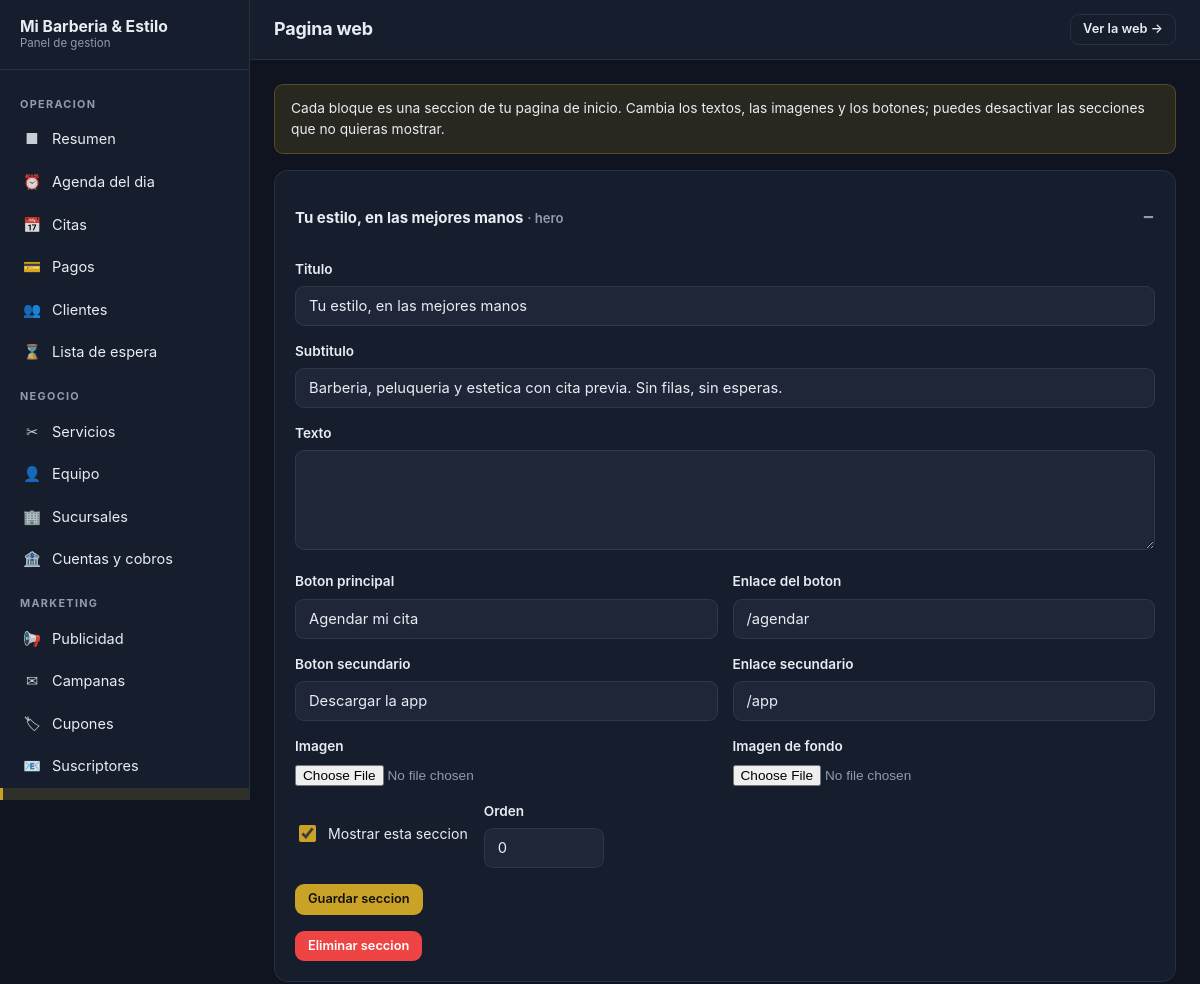
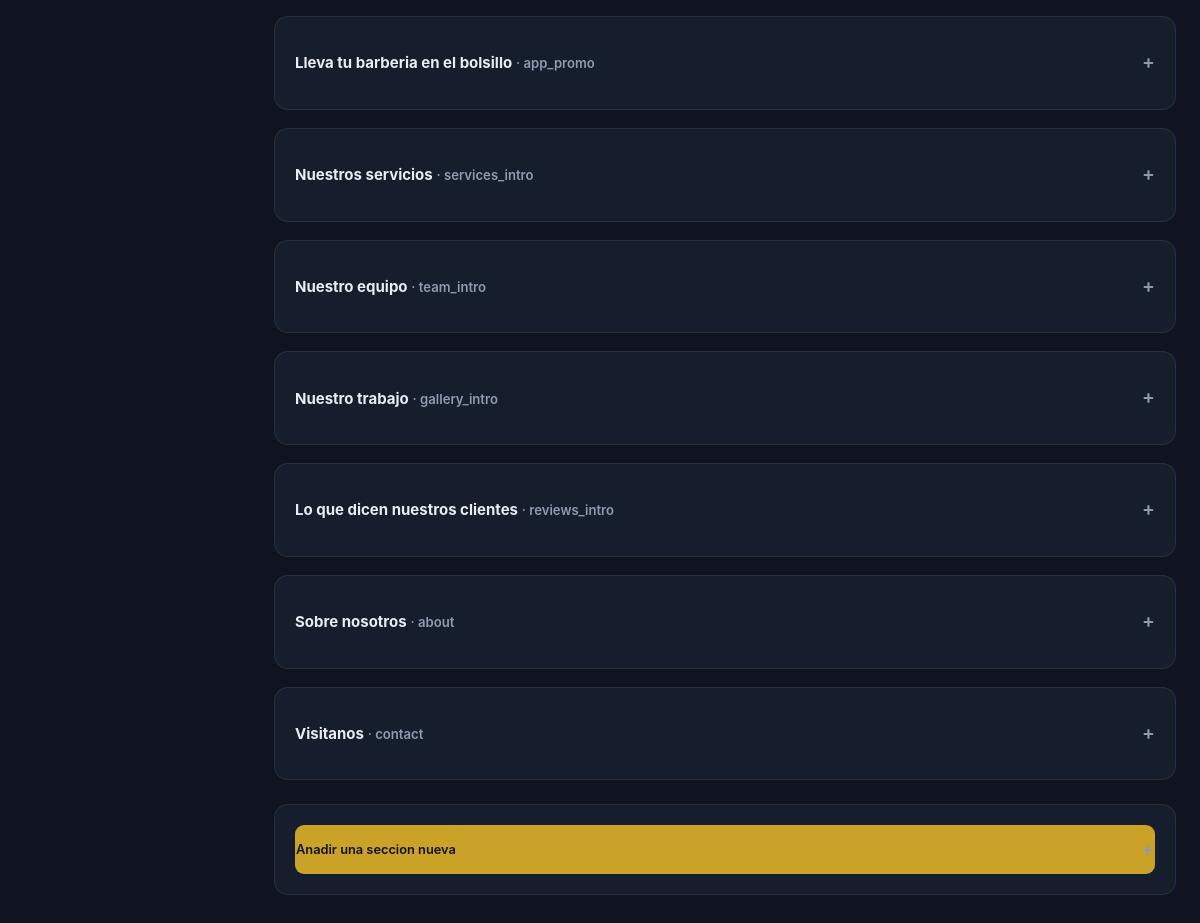
Page /panel/contenido (signed in) on the committed database (2 pictures, top to bottom).
### tables this page shows
CREATE TABLE `content_blocks` (
  `id` int(10) unsigned NOT NULL AUTO_INCREMENT,
  `block_key` varchar(60) NOT NULL COMMENT 'hero, sobre_nosotros, servicios, equipo...',
  `section_type` varchar(40) NOT NULL DEFAULT 'generic',
  `title` varchar(200) NOT NULL DEFAULT '',
  `subtitle` varchar(300) NOT NULL DEFAULT '',
  `body` text DEFAULT NULL,
  `image_path` varchar(255) NOT NULL DEFAULT '',
  `background_path` varchar(255) NOT NULL DEFAULT '',
  `cta_label` varchar(80) NOT NULL DEFAULT '',
  `cta_url` varchar(500) NOT NULL DEFAULT '',
  `cta_secondary_label` varchar(80) NOT NULL DEFAULT '',
  `cta_secondary_url` varchar(500) NOT NULL DEFAULT '',
  `extra_json` text DEFAULT NULL COMMENT 'Campos adicionales segun el tipo de seccion',
  `is_active` tinyint(1) NOT NULL DEFAULT 1,
  `sort_order` smallint(6) NOT NULL DEFAULT 0,
  `created_at` datetime NOT NULL,
  `updated_at` datetime NOT NULL,
  PRIMARY KEY (`id`),
  UNIQUE KEY `uq_blocks_key` (`block_key`),
  KEY `idx_blocks_active` (`is_active`,`sort_order`)
);

### app/Views/admin/content/index.php (the view, shortened to what the rows shown need)
<?php foreach ($blocks as $block): ?>
    <div class="card">
        <details class="collapsible" <?= (string) $block['block_key'] === 'hero' ? 'open' : '' ?>>
            <summary>
                <span>
                    <strong><?= e($block['title'] !== '' ? $block['title'] : $block['block_key']) ?></strong>
                    <span class="text-muted text-small">&middot; <?= e($block['block_key']) ?></span>
                </span>
            </summary>
            <form method="post" action="<?= e(url('/panel/contenido/' . (int) $block['id'])) ?>"
                  enctype="multipart/form-data" class="mt-2">
                <div class="field">
                    <label for="t-<?= (int) $block['id'] ?>">Titulo</label>
                    <input id="t-<?= (int) $block['id'] ?>" type="text" name="title" maxlength="200"
                           value="<?= e($block['title']) ?>">
                </div>
                <div class="field">
                    <label for="s-<?= (int) $block['id'] ?>">Subtitulo</label>
                    <input id="s-<?= (int) $block['id'] ?>" type="text" name="subtitle" maxlength="300"
                           value="<?= e($block['subtitle']) ?>">
                </div>
                <div class="field">
                    <label for="b-<?= (int) $block['id'] ?>">Texto</label>
                    <textarea id="b-<?= (int) $block['id'] ?>" name="body" rows="4" maxlength="8000"><?= e($block['body'] ?? '') ?></textarea>
                </div>
                <div class="form-row">
                    <div class="field">
                        <label for="cl-<?= (int) $block['id'] ?>">Boton principal</label>
                        <input id="cl-<?= (int) $block['id'] ?>" type="text" name="cta_label" maxlength="80"
                               value="<?= e($block['cta_label']) ?>">
                    </div>
                    <div class="field">
                        <label for="cu-<?= (int) $block['id'] ?>">Enlace del boton</label>
                        <input id="cu-<?= (int) $block['id'] ?>" type="text" name="cta_url" maxlength="500"
                               value="<?= e($block['cta_url']) ?>" placeholder="/agendar">
                    </div>
                </div>
                <div class="form-row">
                    <div class="field">
                        <label for="c2l-<?= (int) $block['id'] ?>">Boton secundario</label>
                        <input id="c2l-<?= (int) $block['id'] ?>" type="text" name="cta_secondary_label" maxlength="80"
                               value="<?= e($block['cta_secondary_label']) ?>">
                    </div>
                    <div class="field">
                        <label for="c2u-<?= (int) $block['id'] ?>">Enlace secundario</label>
                        <input id="c2u-<?= (int) $block['id'] ?>" type="text" name="cta_secondary_url" maxlength="500"
                               value="<?= e($block['cta_secondary_url']) ?>">
                    </div>
                </div>
                <div class="form-row">
                    <div class="field">
                        <label for="i-<?= (int) $block['id'] ?>">Imagen</label>
                        <input id="i-<?= (int) $block['id'] ?>" type="file" name="image"
                               accept="image/jpeg,image/png,image/webp">
                    </div>
                    <div class="field">
                        <label for="bg-<?= (int) $block['id'] ?>">Imagen de fondo</label>
                        <input id="bg-<?= (int) $block['id'] ?>" type="file" name="background"
                               accept="image/jpeg,image/png,image/webp">
                    </div>
                </div>
                <div class="flex gap-2 items-center flex-wrap">
                    <label class="checkbox" style="margin:0">
                        <input type="checkbox" name="is_active" value="1" <?= (bool) $block['is_active'] ? 'checked' : '' ?>>
                        <span>Mostrar esta seccion</span>
                    </label>
                    <div class="field" style="margin:0;max-width:120px">
                        <label for="o-<?= (int) $block['id'] ?>">Orden</label>
                        <input id="o-<?= (int) $block['id'] ?>" type="number" name="sort_order" min="0"
                               value="<?= (int) $block['sort_order'] ?>">
                    </div>
                </div>
                <button type="submit" class="btn btn--primary btn--sm mt-2">Guardar seccion</button>
            </form>
            <form method="post" class="mt-2"
                  action="<?= e(url('/panel/contenido/' . (int) $block['id'] . '/eliminar')) ?>"
                  data-confirm="Se quitara esta seccion de la web. Continuar?">
                <button type="submit" class="btn btn--danger btn--sm">Eliminar seccion</button>
            </form>
        </details>
    </div>
<?php endforeach; ?>

### rows in the picture
content_blocks: title "Tu estilo, en las mejores manos", block_key "hero", subtitle "Barberia, peluqueria y estetica con cita previa. Sin filas, sin esperas.", cta_label "Agendar mi cita", cta_url "/agendar", cta_secondary_label "Descargar la app", cta_secondary_url "/app", is_active "☑", sort_order "0"
content_blocks: title "Lleva tu barberia en el bolsillo", block_key "app_promo"
content_blocks: title "Nuestros servicios", block_key "services_intro"
content_blocks: title "Nuestro equipo", block_key "team_intro"
content_blocks: title "Nuestro trabajo", block_key "gallery_intro"
content_blocks: title "Lo que dicen nuestros clientes", block_key "reviews_intro"
content_blocks: title "Sobre nosotros", block_key "about"
content_blocks: title "Visitanos", block_key "contact"

### other values in the picture
str_limit($businessName, 22) "Mi Barberia & Estilo"
$groupLabel "OPERACION"
$item['icon'] "■"
$item['label'] "Resumen"
$item['icon'] "⏰"
$item['label'] "Agenda del dia"
$item['icon'] "📅"
$item['label'] "Citas"
$item['icon'] "💳"
$item['label'] "Pagos"
$item['icon'] "👥"
$item['label'] "Clientes"
$item['icon'] "⌛"
$item['label'] "Lista de espera"
$groupLabel "NEGOCIO"
